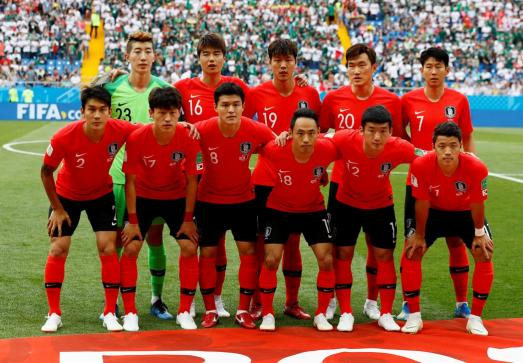
#> input picture Resources/south_korean_team.jpg, 523 x 363 px, found by its file name
$ python chapter9_facedetection.py
#> lines starting #> are read from the running program, lines starting #| are printed output that depends on the picture; after the words box and inside, x2 and y2 are one past the last pixel; in counts of white or black regions, pixels touching at a corner belong together
import cv2
import numpy as np

# fxn for convering BGR to HSV and increasing the image brightness
def increase_brightness(img, value=30):
    hsv = cv2.cvtColor(img, cv2.COLOR_BGR2HSV)
    h, s, v = cv2.split(hsv)

    lim = 255 - value
    v[v > lim] = 255
    v[v <= lim] += value

    final_hsv = cv2.merge((h, s, v))
    img = cv2.cvtColor(final_hsv, cv2.COLOR_HSV2BGR)
    return img

# Chapter 9 -
# Face detection using Viola and Jones technique.
# We will be importing pre-built cascade of XML files provided by cv2.

#Importing default XML files
faceCascade = cv2.CascadeClassifier('Resources\haarcascade_frontalface_default.xml')

# Import original image
img = cv2.imread('Resources\south_korean_team.jpg')
#> img is the input picture: shape (363, 523, 3); mean B, G, R 65.5, 86.9, 141.1

# Increase the brightness as needed
# img = increase_brightness(img,30)

#convert the image into grayscale img. Detection in grayscale is a lot faster.
imgGray = cv2.cvtColor(img,cv2.COLOR_BGR2GRAY)
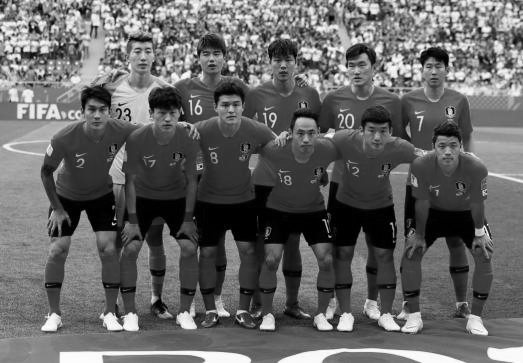
#> imgGray: shape (363, 523); min 0, max 255, mean 100.7

#Detecting images using the provided default cascade
faces = faceCascade.detectMultiScale(imgGray,
                                     scaleFactor= 1.3,
                                     minNeighbors=1,
                                     minSize=(30,30)
                                    )
#> faces = [[127, 40, 31, 31], [196, 42, 31, 31], [419, 54, 31, 31], [342, 55, 31, 31], [214, 94, 31, 31], [79, 95, 37, 37], [358, 118, 36, 36], [290, 122, 31, 31]]
print("Found {0} faces".format(len(faces)))
#| Found 8 faces

#Create bounding boxes around the detected images.
for (x,y,w,h) in faces:
    cv2.rectangle(img,(x,y),(x+w,y+h),(255,0,0),2)
#> this loop made 8 passes
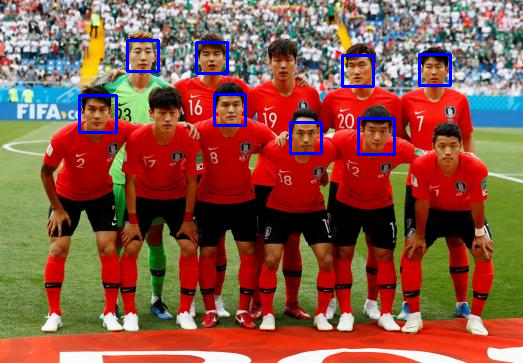
#> img: shape (363, 523, 3); 1.62% of pixels changed, all inside (x1, y1, x2, y2) = (78, 39, 452, 156)


cv2.imshow("Face Image", img)
cv2.waitKey(0)

$ run again, with Resources/IndianWoman.jpg copied over Resources/south_korean_team.jpg
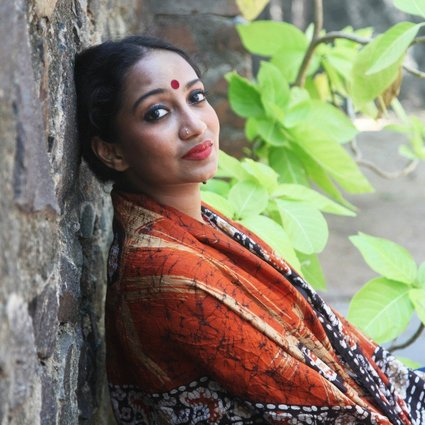
#> input picture Resources/IndianWoman.jpg, 425 x 425 px, found by its file name
#> img is the input picture: shape (425, 425, 3); mean B, G, R 106.1, 126.6, 131.7
#> `imgGray = cv2.cvtColor(img,cv2.COLOR_BGR2GRAY)`:
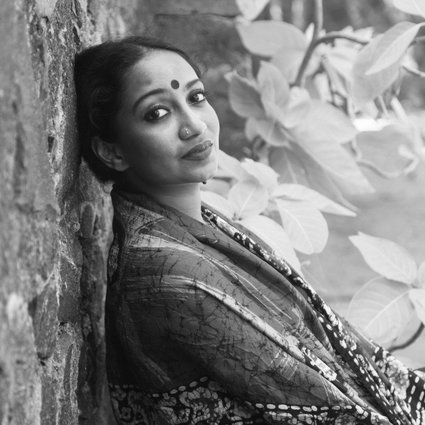
#> imgGray: shape (425, 425); min 4, max 254, mean 125.8
#> faces = ()
#| Found 0 faces

$ run again, with Resources/basketball_pose.jpg copied over Resources/south_korean_team.jpg
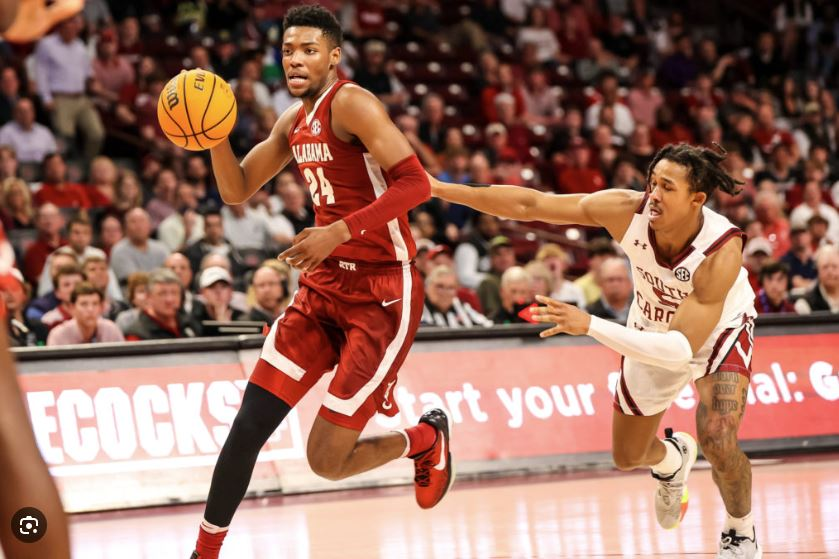
#> input picture Resources/basketball_pose.jpg, 839 x 559 px, found by its file name
#> img is the input picture: shape (559, 839, 3); mean B, G, R 97.2, 111.3, 153
#> `imgGray = cv2.cvtColor(img,cv2.COLOR_BGR2GRAY)`:
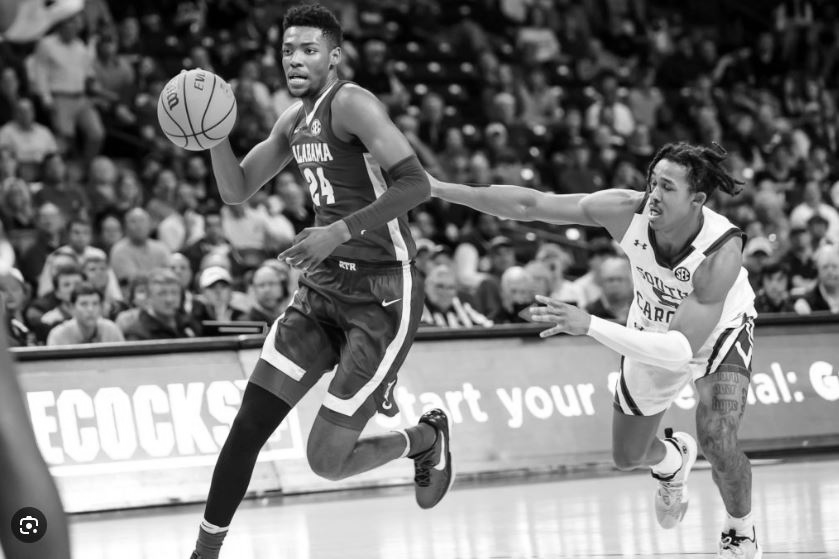
#> imgGray: shape (559, 839); min 0, max 255, mean 122.1
#> faces = [[251, 273, 31, 31], [153, 282, 31, 31], [73, 291, 33, 33], [269, 28, 59, 59], [10, 363, 69, 69], [271, 11, 89, 89]]
#| Found 6 faces
#> the loop `for (x,y,w,h) in faces:` made 6 passes
#> after the loop `for (x,y,w,h) in faces:`:
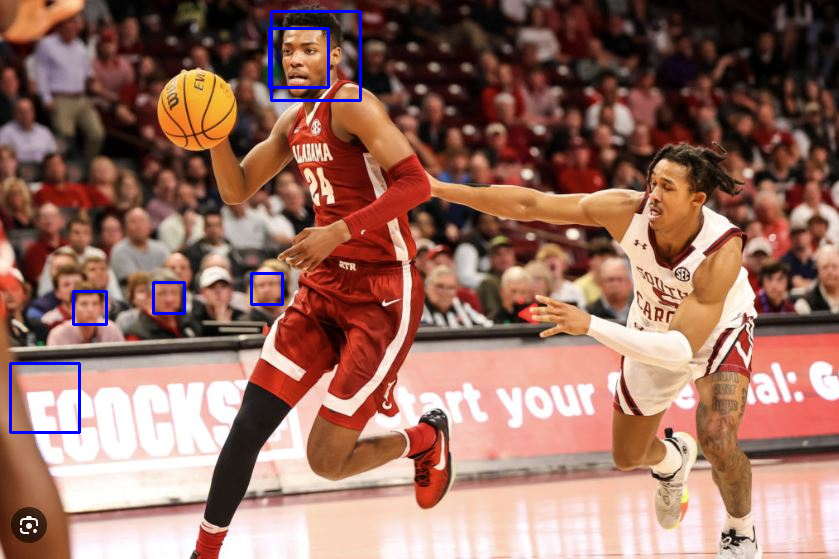
#> img: shape (559, 839, 3); 0.78% of pixels changed, all inside (x1, y1, x2, y2) = (9, 10, 362, 434)

$ run again, with Resources/download.jpg copied over Resources/south_korean_team.jpg
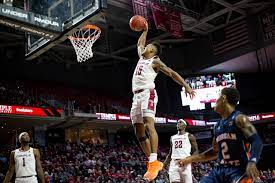
#> input picture Resources/download.jpg, 275 x 183 px, found by its file name
#> img is the input picture: shape (183, 275, 3); mean B, G, R 47.2, 46.6, 54.9
#> `imgGray = cv2.cvtColor(img,cv2.COLOR_BGR2GRAY)`:
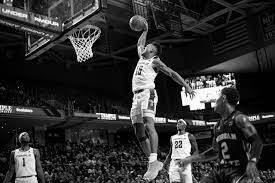
#> imgGray: shape (183, 275); min 0, max 255, mean 49.2
#> faces = [[127, 77, 41, 41]]
#| Found 1 faces
#> the loop `for (x,y,w,h) in faces:` made 1 pass
#> after the loop `for (x,y,w,h) in faces:`:
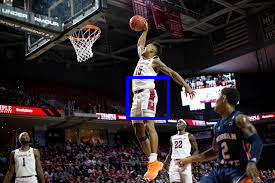
#> img: shape (183, 275, 3); 0.97% of pixels changed, all inside (x1, y1, x2, y2) = (126, 76, 170, 120)
